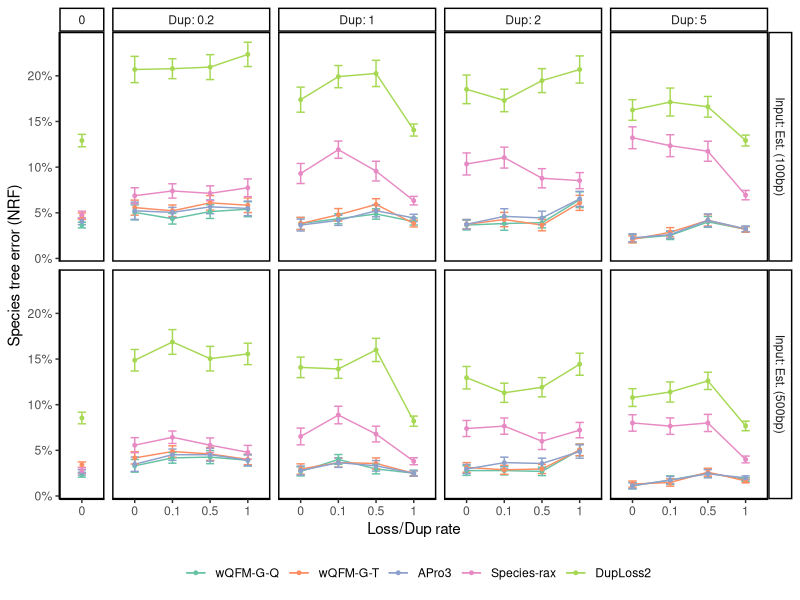
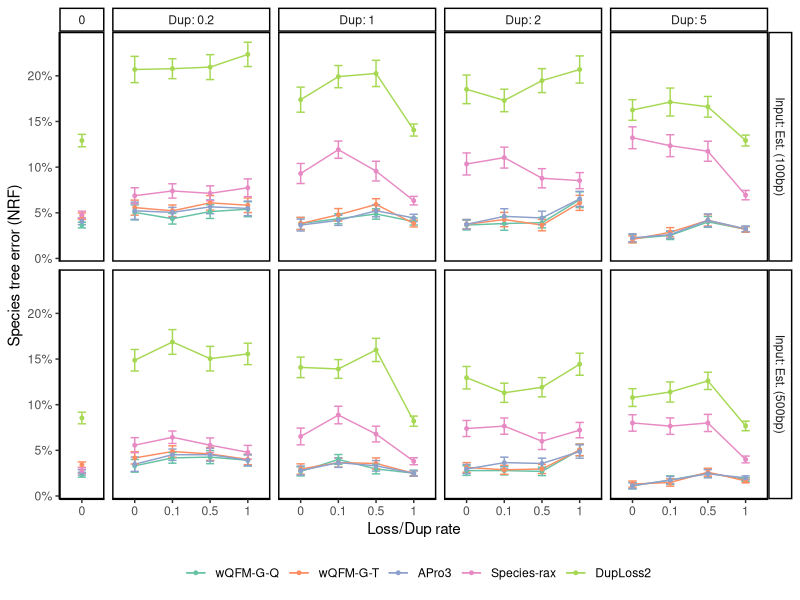

Write the R code that produced these figures, in order.
library(ggplot2)
library(dplyr)
library(readr)

# Define methods to include in analysis (modify here only)
methods <- c("wQFM-G-Q", "wQFM-G-T", "APro3", "Species-rax", "DupLoss2")
# methods <- c("wQFM-G-Q", "wQFM-G-T", "APro3", "Species-rax")
# methods <- c("wQFM-G-Q", "wQFM-G-T", "APro3")

# 1. Read your merged CSV file (output from Python script or manually created)
df <- read_csv("merged_for_plot.csv")

# 2. Ensure factors are correctly ordered for consistent plotting
df <- df %>%
  filter(Method %in% methods) %>%
  mutate(
    Method = factor(Method, levels = methods),
    DupRate = factor(DupRate, levels = c("0", "0.2", "1", "2", "5")),
    InputType = factor(InputType, levels = c("Input: Est. (100bp)",
                                             "Input: Est. (500bp)"))
  )

# 3. Summarize across replicates → mean + standard error
summary_df <- df %>%
  group_by(Method, DupRate, LossRate, InputType) %>%
  summarise(
    mean_error = mean(Error, na.rm = TRUE),
    se_error = sd(Error, na.rm = TRUE) / sqrt(n()),
    .groups = "drop"
  )

# 4. ❗ Convert LossRate to factor so dup=0 columns (only 1 x-value) shrink correctly
summary_df$LossRate <- as.factor(summary_df$LossRate)

# 5. Plot
p <- ggplot(summary_df, aes(x = LossRate, y = mean_error, color = Method, group = Method)) +
  geom_line() +
  geom_errorbar(aes(ymin = mean_error - se_error,
                    ymax = mean_error + se_error), width = 0.22) +
  geom_point(size = 1) +
  facet_grid(InputType ~ DupRate, scales = "free_x", space = "free_x",
             labeller = labeller(DupRate = function(x) ifelse(x == "0", x, paste("Dup:", x)))) +
  scale_color_brewer(palette = "Set2", name = "") +
  scale_y_continuous(labels = scales::percent) +
  labs(x = "Loss/Dup rate", y = "Species tree error (NRF)") +
  theme_classic() +
  theme(
    legend.position = "bottom",
    panel.border = element_rect(fill = NA, size = 1)
  )

print(p)
ggsave("./plots/plot_dup_wqfm_apro_sprax_duploss2.pdf", plot = p)
